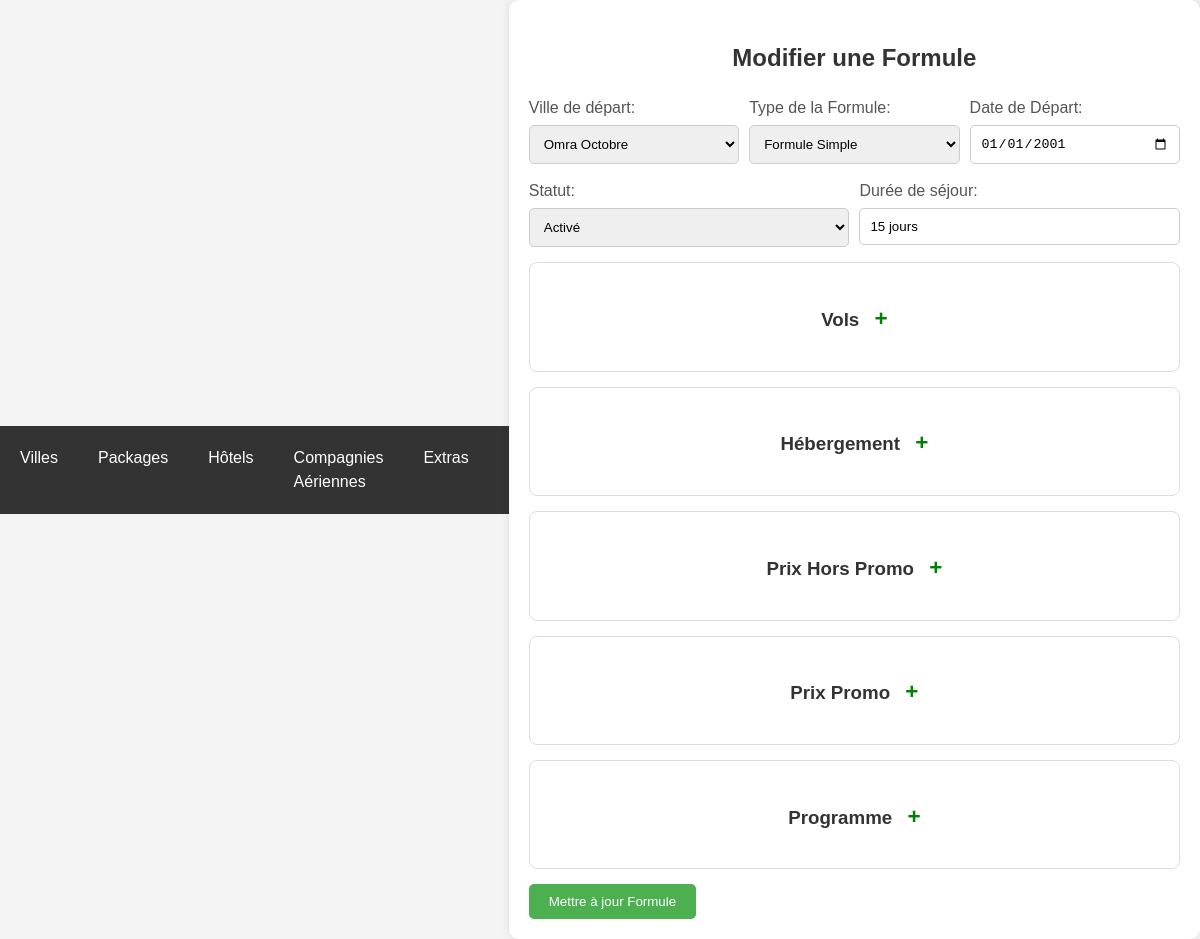
Page /edit_formule.php?id=62 on the earlier database version.
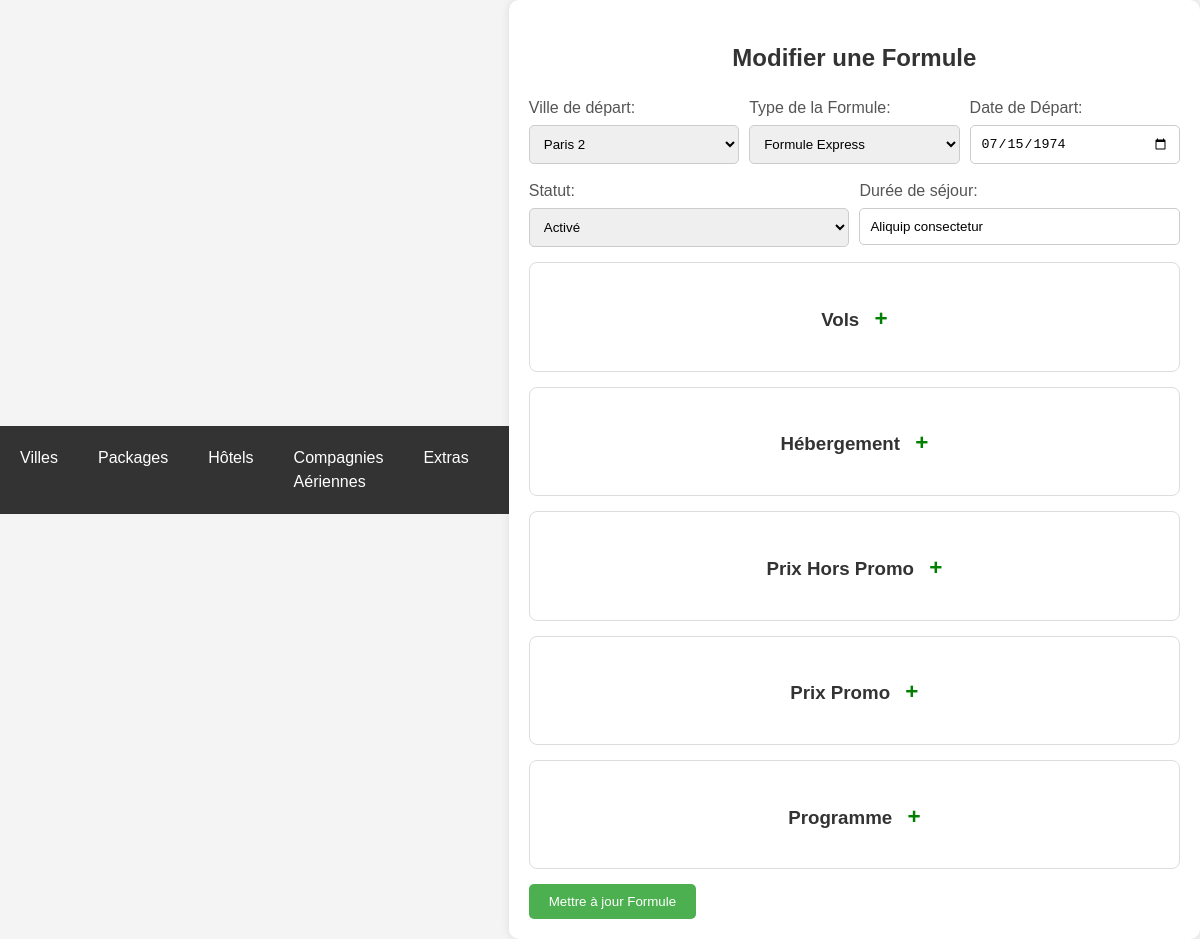
Same page on the later database version.
### tables this page shows
CREATE TABLE `formules` (
  `id` int(11) NOT NULL,
  `package_id` int(11) NOT NULL,
  `date_depart` date DEFAULT NULL,
  `statut` enum('activé','désactivé') NOT NULL,
  `duree_sejour` varchar(255) NOT NULL,
  `prix_chambre_quadruple` decimal(10,2) NOT NULL,
  `prix_chambre_triple` decimal(10,2) NOT NULL,
  `prix_chambre_double` decimal(10,2) NOT NULL,
  `prix_chambre_single` decimal(10,2) NOT NULL,
  `child_discount` decimal(10,2) NOT NULL,
  `prix_bebe` decimal(10,2) NOT NULL,
  `prix_chambre_quadruple_promo` decimal(10,2) NOT NULL,
  `prix_chambre_triple_promo` decimal(10,2) NOT NULL,
  `prix_chambre_double_promo` decimal(10,2) NOT NULL,
  `prix_chambre_single_promo` decimal(10,2) NOT NULL,
  `description` text NOT NULL,
  `type_id` int(11) DEFAULT NULL,
  `created_at` timestamp NOT NULL DEFAULT current_timestamp() ON UPDATE current_timestamp()
);

### edit_formule.php (the view, shortened to what this page needs)
<!DOCTYPE html>
<html lang="fr">
<head>
    <link rel="stylesheet" href="styles.css">
</head>
<body>
    <?php include 'header.php'; ?>
    <div class="container">
        <h2>Modifier une Formule</h2>
        <form action="update_formule_submit.php" method="POST">
            <?php
            include 'db.php';
            if (isset($_GET['id'])) {
                $formuleId = $_GET['id'];
                $sql = "SELECT * FROM formules WHERE id = $formuleId";
                $result = mysqli_query($conn, $sql);
                if (mysqli_num_rows($result) > 0) {
                    $row = mysqli_fetch_assoc($result);
                    $existingPackageId = $row['package_id'];
                    $existingTypeId = $row['type_id'];
                    $existingStatut = $row['statut'];
                    $existingDureeSejour = $row['duree_sejour'];
                    $existingDateDepart = $row['date_depart'];
                } else {
                    echo "Formule not found.";
                    exit;
                }
            } else {
                echo "Formule ID not provided.";
                exit;
            }
            ?>
            <div class="half-width-inputs">
                <div class="input-group">
                    <label for="package">Ville de départ:</label>
                    <select id="package" name="package" class="half-width-input" required>
                        <?php
                        $sql = "SELECT id, nom FROM omra_packages";
                        $result = mysqli_query($conn, $sql);
                        while ($row = mysqli_fetch_assoc($result)) {
                            $selected = ($row["id"] == $existingPackageId) ? 'selected' : '';
                            echo "<option value='" . $row["id"] . "' $selected>" . $row["nom"] . "</option>";
                        }
                        ?>
                    </select>
                </div>
                <div class="input-group">
                    <label for="type">Type de la Formule:</label>
                    <select id="type" name="type" class="half-width-input" required>
                        <?php
                        $sql_types_formules = "SELECT id, nom FROM type_formule_omra WHERE formule_parent_id = $existingPackageId";
                        $result_types_formules = mysqli_query($conn, $sql_types_formules);
                        while ($row = mysqli_fetch_assoc($result_types_formules)) {
                            $selected = ($row["id"] == $existingTypeId) ? 'selected' : '';
                            echo "<option value='" . $row['id'] . "' $selected>" . $row['nom'] . "</option>";
                        }
                        ?>
                    </select>
                </div>
        <div class="input-group">
            <label for="date_depart">Date de Départ:</label>
            <input type="date" id="date_depart" name="date_depart" class="half-width-input" value="<?php echo $existingDateDepart; ?>" required>
        </div>
    </div>
    <div class="half-width-inputs">
        <div class="input-group">
            <label for="statut">Statut:</label>
            <select id="statut" name="statut" class="half-width-input" required>
                <option value="activé" <?php if ($existingStatut == 'activé')
                                            echo 'selected'; ?>>Activé</option>
            </select>
        </div>
        <div class="input-group">
            <label for="duree_sejour">Durée de séjour:</label>
            <input type="text" id="duree_sejour" name="duree_sejour" class="half-width-input" value="<?php echo $existingDureeSejour; ?>" required>
        </div>
    </div>
    <div class="price-inputs" id="vols-container">
        <h3>Vols <span class="toggle-icon" onclick="toggleCollapse(this)">+</span></h3>
    </div>
    <div class="price-inputs">
        <h3>Hébergement <span id="toggle-hebergement" class="toggle-icon" onclick="toggleCollapse(this)">+</span></h3>
    </div>
    <div class="price-inputs">
        <h3>Prix Hors Promo <span class="toggle-icon">+</span></h3>
    </div>
    <div class="price-inputs">
        <h3>Prix Promo <span class="toggle-icon">+</span></h3>
    </div>
    <div class="price-inputs">
        <h3>Programme <span class="toggle-icon">+</span></h3>
    </div>
    <button type="submit">Mettre à jour Formule</button>
    </form>
    </div>
</body>
</html>

### header.php (shortened to what this page needs)
<!DOCTYPE html>
<html lang="fr">
<head>
    <link rel="stylesheet" href="styles.css">
</head>
<body>
    <nav>
        <ul>
            <li>
                <a href="omrapackage.php">Villes</a>
            </li>
            <li>
                <a href="#">Packages</a>
            </li>
            <li>
                <a href="#">Hôtels</a>
            </li>
            <li>
                <a href="#">Compagnies Aériennes</a>
            </li>
            <li>
                <a href="#">Extras</a>
            </li>
        </ul>
    </nav>
</body>
</html>

### css/styles.css (style rules this page uses)
body { font-family: 'Lexend', sans-serif; line-height: 1.5; min-height: 100vh; display: flex; align-items: center; justify-content: center; color: #393232; background-color: #f7f7f7; }

### edit_formule.php (style rules this page uses)
body { font-family: Arial, sans-serif; background-color: #f4f4f4; margin: 0; padding: 0; box-sizing: border-box; }
.container { width: 80%; margin: auto; background-color: #fff; padding: 20px; border-radius: 10px; box-shadow: 0 0 10px rgba(0, 0, 0, 0.1); }
h2 { text-align: center; color: #333; }
form { margin-top: 20px; }
label { display: block; margin-bottom: 5px; color: #555; }
input[type="text"], input[type="number"], textarea, select { width: 100%; padding: 10px; margin-bottom: 15px; border: 1px solid #ccc; border-radius: 5px; box-sizing: border-box; }
button[type="submit"] { background-color: #4caf50; color: #fff; padding: 10px 20px; border: none; border-radius: 5px; cursor: pointer; }
input[type="date"] { width: 100%; padding: 10px; margin-bottom: 15px; border: 1px solid #ccc; border-radius: 5px; box-sizing: border-box; }
.price-inputs { margin-bottom: 15px; }
.price-inputs { border: 1px solid #ddd; padding: 20px; border-radius: 8px; }
.price-inputs h3 { text-align: center; margin-bottom: 15px; color: #333; }
.half-width-inputs { display: flex; flex-wrap: wrap; gap: 10px; }
.input-group { flex: 1; min-width: 150px; }
.half-width-input { width: 100%; box-sizing: border-box; }
.toggle-icon { cursor: pointer; font-size: 1.2em; margin-left: 10px; color: green !important; }

### header.php (style rules this page uses)
body { font-family: Arial, sans-serif; background-color: #f4f4f4; margin: 0; padding: 0; box-sizing: border-box; }
nav { background-color: #333; color: white; padding: 10px; }
nav ul { list-style-type: none; padding: 0; margin: 0; display: flex; }
nav ul li { position: relative; margin-right: 20px; }
nav ul li a { color: white; text-decoration: none; padding: 10px; display: block; }

Differences in the rows shown:
changed formules "Activé": date_depart "01/01/2001" → "07/15/1974"; duree_sejour "15 jours" → "Aliquip consectetur"
Other differences:
form field package: "Omra Octobre" → "Paris 2"
form field type: "Formule Simple" → "Formule Express"
